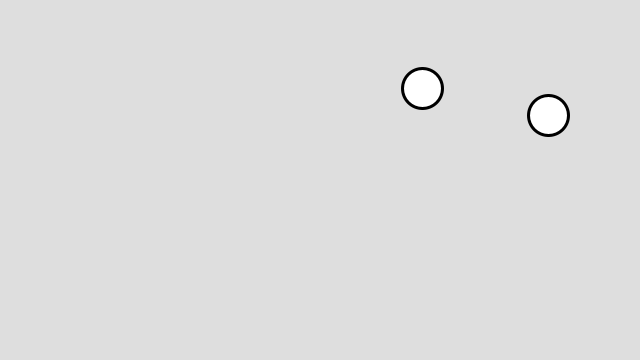
Frame 1 (no input)
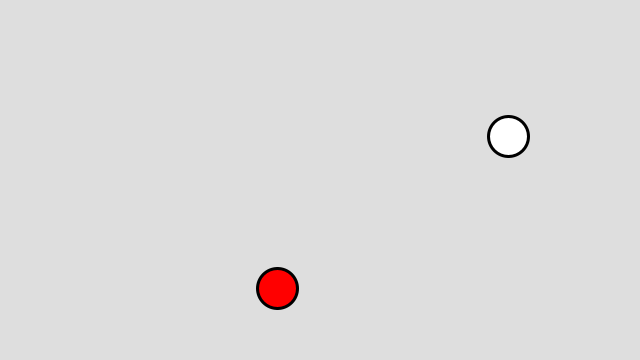
Frame 60 (the mouse pressed at the canvas centre just before this capture)
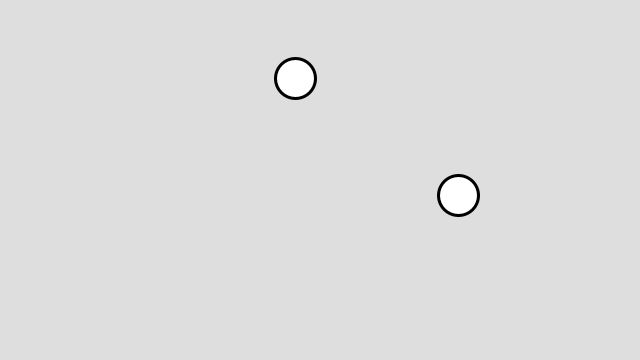
Frame 120 (the mouse held since frame 60 and released just before this capture)

The Processing sketch that drew these frames (run headless with seeded random() and noise(); from frame 60 on, the mouse is pressed at the canvas centre):

// Processing sketch: Lab4_3
// ── Lab4_3.pde
Ball[] balls = new Ball[2];



void setup() {
  size(640,360);
  smooth();
  
  for(int i = 0; i < balls.length; i++)
  {
    balls[i] = new Ball((random(0, 640)),(random(0,360)),20);
  }

}

void draw() {
  
  
 background(222);
 
 for(int i =0; i < balls.length; i++)
 {
 balls[i].update();
 balls[i].display();
 balls[i].boundaryDetection();
 }
 
 balls[0].collision(balls[1]);
  

}
// ── Ball.pde
class Ball
{

  PVector position;  // Location of the ball
  PVector velocity;  // Velocity of the ball 

  boolean collision = false;

  
  float radius;
  float diameter;
  float mass;
  int timer = 0;
  int timeSinceCollsion = 0;
  int timerAtCollision = 0;

  
  Ball (float x, float y, float r)
  {
    position = new PVector(x,y);
    //velocity = PVector.random2D();
    velocity = new PVector(random(-10,10), random(-10, 10));
    //velocity.mult(3);
    radius = r;
    diameter = radius * 2 ;
    mass = radius /2 ;
    
  }
  
  void update()
  {
    position.add(velocity);
  }
  
  void boundaryDetection()
  {
     // Bounce off edges
    if ((position.x > width - radius) || (position.x < 0 + radius)) {
      velocity.x = velocity.x * -1;
    }
    if ((position.y > height - radius) || (position.y < 0 + radius)) {
      // We're reducing velocity ever so slightly 
      // when it hits the bottom of the window
      velocity.y = velocity.y * -1; 
      //location.y = height;
    }
    
  }
  void collision(Ball other)
  {
    
    //Get distances between the ball components 
    PVector distanceVect = PVector.sub(position, other.position);
    
    //Calculate magnitude of the vector seperating the balls 
    float distanceVectMag = distanceVect.mag();
    
    //Minimum distance before they are touching 
    float minDistance = radius + radius;
    
    
    if ( distanceVectMag < minDistance)
    {
      
      collision = true; 
     timerAtCollision = timer;
      
     float tempV1X = (velocity.x * (mass - other.mass) + (2 *  other.mass * other.velocity.x)) / (mass + other.mass);
     float tempV1Y = (velocity.y * (mass - other.mass) + (2 *  other.mass * other.velocity.y)) / (mass + other.mass);
     
     float tempV2X = (other.velocity.x * (other.mass - mass) + (2 * mass * velocity.x)) / (mass + other.mass);
     float tempV2Y = other.velocity.y * (other.mass - mass) + (2 * (mass * velocity.y)) / (mass + other.mass);
    
     velocity = new PVector (tempV1X, tempV1Y);
     other.velocity = new PVector(tempV2X , tempV2Y);
     
    }
    
   
  }
   
  void display() {
    
    timer = millis();
    
    stroke(0,0,0);
    strokeWeight(3);
    ellipse(position.x,position.y,diameter,diameter);
    
    
    if(collision == true)
    {
      //timerAtCollision = timer;
      fill(255,0,0);
      
      if(timer >= timerAtCollision + 1000)
      {
        collision = false;
      }
      
    }
    else
    {
      fill(255,255,255);
      
    }
    
    // Display circle at location vector
   
     
  }
}
